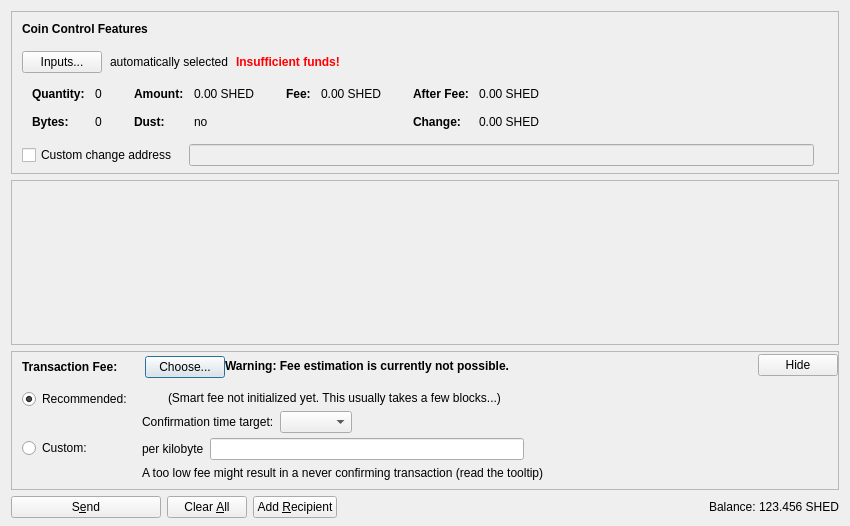
<?xml version="1.0" encoding="UTF-8"?>
<ui version="4.0">
 <class>SendCoinsDialog</class>
 <widget class="QDialog" name="SendCoinsDialog">
  <property name="geometry">
   <rect>
    <x>0</x>
    <y>0</y>
    <width>850</width>
    <height>526</height>
   </rect>
  </property>
  <property name="windowTitle">
   <string>Send Coins</string>
  </property>
  <layout class="QVBoxLayout" name="verticalLayout" stretch="0,1,0,0">
   <property name="bottomMargin">
    <number>8</number>
   </property>
   <item>
    <widget class="QFrame" name="frameCoinControl">
     <property name="sizePolicy">
      <sizepolicy hsizetype="Expanding" vsizetype="Expanding">
       <horstretch>0</horstretch>
       <verstretch>0</verstretch>
      </sizepolicy>
     </property>
     <property name="maximumSize">
      <size>
       <width>16777215</width>
       <height>16777215</height>
      </size>
     </property>
     <property name="frameShape">
      <enum>QFrame::StyledPanel</enum>
     </property>
     <property name="frameShadow">
      <enum>QFrame::Sunken</enum>
     </property>
     <layout class="QVBoxLayout" name="verticalLayoutCoinControl2">
      <property name="spacing">
       <number>0</number>
      </property>
      <property name="leftMargin">
       <number>0</number>
      </property>
      <property name="topMargin">
       <number>0</number>
      </property>
      <property name="rightMargin">
       <number>0</number>
      </property>
      <property name="bottomMargin">
       <number>6</number>
      </property>
      <item>
       <layout class="QVBoxLayout" name="verticalLayoutCoinControl" stretch="0,0,0,0,1">
        <property name="spacing">
         <number>0</number>
        </property>
        <property name="leftMargin">
         <number>10</number>
        </property>
        <property name="topMargin">
         <number>10</number>
        </property>
        <item>
         <layout class="QHBoxLayout" name="horizontalLayoutCoinControl1">
          <property name="bottomMargin">
           <number>15</number>
          </property>
          <item>
           <widget class="QLabel" name="labelCoinControlFeatures">
            <property name="sizePolicy">
             <sizepolicy hsizetype="Preferred" vsizetype="Maximum">
              <horstretch>0</horstretch>
              <verstretch>0</verstretch>
             </sizepolicy>
            </property>
            <property name="font">
             <font>
              <weight>75</weight>
              <bold>true</bold>
             </font>
            </property>
            <property name="styleSheet">
             <string notr="true">font-weight:bold;</string>
            </property>
            <property name="text">
             <string>Coin Control Features</string>
            </property>
           </widget>
          </item>
         </layout>
        </item>
        <item>
         <layout class="QHBoxLayout" name="horizontalLayoutCoinControl2" stretch="0,0,0,0">
          <property name="spacing">
           <number>8</number>
          </property>
          <property name="bottomMargin">
           <number>10</number>
          </property>
          <item>
           <widget class="QPushButton" name="pushButtonCoinControl">
            <property name="styleSheet">
             <string notr="true"/>
            </property>
            <property name="text">
             <string>Inputs...</string>
            </property>
            <property name="autoDefault">
             <bool>false</bool>
            </property>
           </widget>
          </item>
          <item>
           <widget class="QLabel" name="labelCoinControlAutomaticallySelected">
            <property name="text">
             <string>automatically selected</string>
            </property>
            <property name="margin">
             <number>5</number>
            </property>
           </widget>
          </item>
          <item>
           <widget class="QLabel" name="labelCoinControlInsuffFunds">
            <property name="font">
             <font>
              <weight>75</weight>
              <bold>true</bold>
             </font>
            </property>
            <property name="styleSheet">
             <string notr="true">color:red;font-weight:bold;</string>
            </property>
            <property name="text">
             <string>Insufficient funds!</string>
            </property>
            <property name="margin">
             <number>5</number>
            </property>
           </widget>
          </item>
          <item>
           <spacer name="horizontalSpacerCoinControl">
            <property name="orientation">
             <enum>Qt::Horizontal</enum>
            </property>
            <property name="sizeHint" stdset="0">
             <size>
              <width>40</width>
              <height>1</height>
             </size>
            </property>
           </spacer>
          </item>
         </layout>
        </item>
        <item>
         <widget class="QWidget" name="widgetCoinControl" native="true">
          <property name="sizePolicy">
           <sizepolicy hsizetype="Preferred" vsizetype="Preferred">
            <horstretch>0</horstretch>
            <verstretch>0</verstretch>
           </sizepolicy>
          </property>
          <property name="minimumSize">
           <size>
            <width>0</width>
            <height>0</height>
           </size>
          </property>
          <property name="styleSheet">
           <string notr="true"/>
          </property>
          <layout class="QHBoxLayout" name="horizontalLayoutCoinControl5">
           <property name="leftMargin">
            <number>0</number>
           </property>
           <property name="topMargin">
            <number>0</number>
           </property>
           <property name="rightMargin">
            <number>0</number>
           </property>
           <property name="bottomMargin">
            <number>0</number>
           </property>
           <item>
            <layout class="QHBoxLayout" name="horizontalLayoutCoinControl3" stretch="0,0,0,1">
             <property name="spacing">
              <number>20</number>
             </property>
             <property name="topMargin">
              <number>0</number>
             </property>
             <property name="bottomMargin">
              <number>10</number>
             </property>
             <item>
              <layout class="QFormLayout" name="formLayoutCoinControl1">
               <property name="horizontalSpacing">
                <number>10</number>
               </property>
               <property name="verticalSpacing">
                <number>14</number>
               </property>
               <property name="leftMargin">
                <number>10</number>
               </property>
               <property name="topMargin">
                <number>4</number>
               </property>
               <property name="rightMargin">
                <number>6</number>
               </property>
               <item row="0" column="0">
                <widget class="QLabel" name="labelCoinControlQuantityText">
                 <property name="font">
                  <font>
                   <weight>75</weight>
                   <bold>true</bold>
                  </font>
                 </property>
                 <property name="text">
                  <string>Quantity:</string>
                 </property>
                 <property name="margin">
                  <number>0</number>
                 </property>
                </widget>
               </item>
               <item row="0" column="1">
                <widget class="QLabel" name="labelCoinControlQuantity">
                 <property name="cursor">
                  <cursorShape>IBeamCursor</cursorShape>
                 </property>
                 <property name="contextMenuPolicy">
                  <enum>Qt::ActionsContextMenu</enum>
                 </property>
                 <property name="text">
                  <string notr="true">0</string>
                 </property>
                 <property name="margin">
                  <number>0</number>
                 </property>
                 <property name="textInteractionFlags">
                  <set>Qt::LinksAccessibleByMouse|Qt::TextSelectableByKeyboard|Qt::TextSelectableByMouse</set>
                 </property>
                </widget>
               </item>
               <item row="1" column="0">
                <widget class="QLabel" name="labelCoinControlBytesText">
                 <property name="font">
                  <font>
                   <weight>75</weight>
                   <bold>true</bold>
                  </font>
                 </property>
                 <property name="text">
                  <string>Bytes:</string>
                 </property>
                </widget>
               </item>
               <item row="1" column="1">
                <widget class="QLabel" name="labelCoinControlBytes">
                 <property name="cursor">
                  <cursorShape>IBeamCursor</cursorShape>
                 </property>
                 <property name="contextMenuPolicy">
                  <enum>Qt::ActionsContextMenu</enum>
                 </property>
                 <property name="text">
                  <string notr="true">0</string>
                 </property>
                 <property name="textInteractionFlags">
                  <set>Qt::LinksAccessibleByMouse|Qt::TextSelectableByKeyboard|Qt::TextSelectableByMouse</set>
                 </property>
                </widget>
               </item>
              </layout>
             </item>
             <item>
              <layout class="QFormLayout" name="formLayoutCoinControl2">
               <property name="horizontalSpacing">
                <number>10</number>
               </property>
               <property name="verticalSpacing">
                <number>14</number>
               </property>
               <property name="leftMargin">
                <number>6</number>
               </property>
               <property name="topMargin">
                <number>4</number>
               </property>
               <property name="rightMargin">
                <number>6</number>
               </property>
               <item row="0" column="0">
                <widget class="QLabel" name="labelCoinControlAmountText">
                 <property name="font">
                  <font>
                   <weight>75</weight>
                   <bold>true</bold>
                  </font>
                 </property>
                 <property name="text">
                  <string>Amount:</string>
                 </property>
                 <property name="margin">
                  <number>0</number>
                 </property>
                </widget>
               </item>
               <item row="0" column="1">
                <widget class="QLabel" name="labelCoinControlAmount">
                 <property name="cursor">
                  <cursorShape>IBeamCursor</cursorShape>
                 </property>
                 <property name="contextMenuPolicy">
                  <enum>Qt::ActionsContextMenu</enum>
                 </property>
                 <property name="text">
                  <string notr="true">0.00 SHED</string>
                 </property>
                 <property name="textInteractionFlags">
                  <set>Qt::LinksAccessibleByMouse|Qt::TextSelectableByKeyboard|Qt::TextSelectableByMouse</set>
                 </property>
                </widget>
               </item>
               <item row="1" column="0">
                <widget class="QLabel" name="labelCoinControlLowOutputText">
                 <property name="font">
                  <font>
                   <weight>75</weight>
                   <bold>true</bold>
                  </font>
                 </property>
                 <property name="text">
                  <string>Dust:</string>
                 </property>
                </widget>
               </item>
               <item row="1" column="1">
                <widget class="QLabel" name="labelCoinControlLowOutput">
                 <property name="cursor">
                  <cursorShape>IBeamCursor</cursorShape>
                 </property>
                 <property name="contextMenuPolicy">
                  <enum>Qt::ActionsContextMenu</enum>
                 </property>
                 <property name="text">
                  <string notr="true">no</string>
                 </property>
                 <property name="textInteractionFlags">
                  <set>Qt::LinksAccessibleByMouse|Qt::TextSelectableByKeyboard|Qt::TextSelectableByMouse</set>
                 </property>
                </widget>
               </item>
              </layout>
             </item>
             <item>
              <layout class="QFormLayout" name="formLayoutCoinControl3">
               <property name="horizontalSpacing">
                <number>10</number>
               </property>
               <property name="verticalSpacing">
                <number>14</number>
               </property>
               <property name="leftMargin">
                <number>6</number>
               </property>
               <property name="topMargin">
                <number>4</number>
               </property>
               <property name="rightMargin">
                <number>6</number>
               </property>
               <item row="0" column="0">
                <widget class="QLabel" name="labelCoinControlFeeText">
                 <property name="font">
                  <font>
                   <weight>75</weight>
                   <bold>true</bold>
                  </font>
                 </property>
                 <property name="text">
                  <string>Fee:</string>
                 </property>
                 <property name="margin">
                  <number>0</number>
                 </property>
                </widget>
               </item>
               <item row="0" column="1">
                <widget class="QLabel" name="labelCoinControlFee">
                 <property name="cursor">
                  <cursorShape>IBeamCursor</cursorShape>
                 </property>
                 <property name="contextMenuPolicy">
                  <enum>Qt::ActionsContextMenu</enum>
                 </property>
                 <property name="text">
                  <string notr="true">0.00 SHED</string>
                 </property>
                 <property name="textInteractionFlags">
                  <set>Qt::LinksAccessibleByMouse|Qt::TextSelectableByKeyboard|Qt::TextSelectableByMouse</set>
                 </property>
                </widget>
               </item>
              </layout>
             </item>
             <item>
              <layout class="QFormLayout" name="formLayoutCoinControl4">
               <property name="horizontalSpacing">
                <number>10</number>
               </property>
               <property name="verticalSpacing">
                <number>14</number>
               </property>
               <property name="leftMargin">
                <number>6</number>
               </property>
               <property name="topMargin">
                <number>4</number>
               </property>
               <property name="rightMargin">
                <number>6</number>
               </property>
               <item row="0" column="0">
                <widget class="QLabel" name="labelCoinControlAfterFeeText">
                 <property name="font">
                  <font>
                   <weight>75</weight>
                   <bold>true</bold>
                  </font>
                 </property>
                 <property name="text">
                  <string>After Fee:</string>
                 </property>
                 <property name="margin">
                  <number>0</number>
                 </property>
                </widget>
               </item>
               <item row="0" column="1">
                <widget class="QLabel" name="labelCoinControlAfterFee">
                 <property name="cursor">
                  <cursorShape>IBeamCursor</cursorShape>
                 </property>
                 <property name="contextMenuPolicy">
                  <enum>Qt::ActionsContextMenu</enum>
                 </property>
                 <property name="text">
                  <string notr="true">0.00 SHED</string>
                 </property>
                 <property name="textInteractionFlags">
                  <set>Qt::LinksAccessibleByMouse|Qt::TextSelectableByKeyboard|Qt::TextSelectableByMouse</set>
                 </property>
                </widget>
               </item>
               <item row="1" column="0">
                <widget class="QLabel" name="labelCoinControlChangeText">
                 <property name="font">
                  <font>
                   <weight>75</weight>
                   <bold>true</bold>
                  </font>
                 </property>
                 <property name="text">
                  <string>Change:</string>
                 </property>
                </widget>
               </item>
               <item row="1" column="1">
                <widget class="QLabel" name="labelCoinControlChange">
                 <property name="cursor">
                  <cursorShape>IBeamCursor</cursorShape>
                 </property>
                 <property name="contextMenuPolicy">
                  <enum>Qt::ActionsContextMenu</enum>
                 </property>
                 <property name="text">
                  <string notr="true">0.00 SHED</string>
                 </property>
                 <property name="textInteractionFlags">
                  <set>Qt::LinksAccessibleByMouse|Qt::TextSelectableByKeyboard|Qt::TextSelectableByMouse</set>
                 </property>
                </widget>
               </item>
              </layout>
             </item>
            </layout>
           </item>
          </layout>
         </widget>
        </item>
        <item>
         <layout class="QHBoxLayout" name="horizontalLayoutCoinControl4" stretch="0,0,0">
          <property name="spacing">
           <number>12</number>
          </property>
          <property name="sizeConstraint">
           <enum>QLayout::SetDefaultConstraint</enum>
          </property>
          <property name="topMargin">
           <number>5</number>
          </property>
          <property name="rightMargin">
           <number>5</number>
          </property>
          <item>
           <widget class="QCheckBox" name="checkBoxCoinControlChange">
            <property name="toolTip">
             <string>If this is activated, but the change address is empty or invalid, change will be sent to a newly generated address.</string>
            </property>
            <property name="text">
             <string>Custom change address</string>
            </property>
           </widget>
          </item>
          <item>
           <widget class="QValidatedLineEdit" name="lineEditCoinControlChange">
            <property name="enabled">
             <bool>false</bool>
            </property>
            <property name="sizePolicy">
             <sizepolicy hsizetype="Expanding" vsizetype="Fixed">
              <horstretch>0</horstretch>
              <verstretch>0</verstretch>
             </sizepolicy>
            </property>
           </widget>
          </item>
          <item>
           <widget class="QLabel" name="labelCoinControlChangeLabel">
            <property name="sizePolicy">
             <sizepolicy hsizetype="Preferred" vsizetype="Expanding">
              <horstretch>0</horstretch>
              <verstretch>0</verstretch>
             </sizepolicy>
            </property>
            <property name="minimumSize">
             <size>
              <width>0</width>
              <height>0</height>
             </size>
            </property>
            <property name="text">
             <string/>
            </property>
            <property name="margin">
             <number>3</number>
            </property>
           </widget>
          </item>
         </layout>
        </item>
        <item>
         <spacer name="verticalSpacerCoinControl">
          <property name="orientation">
           <enum>Qt::Vertical</enum>
          </property>
          <property name="sizeHint" stdset="0">
           <size>
            <width>800</width>
            <height>1</height>
           </size>
          </property>
         </spacer>
        </item>
       </layout>
      </item>
     </layout>
    </widget>
   </item>
   <item>
    <widget class="QScrollArea" name="scrollArea">
     <property name="widgetResizable">
      <bool>true</bool>
     </property>
     <widget class="QWidget" name="scrollAreaWidgetContents">
      <property name="geometry">
       <rect>
        <x>0</x>
        <y>0</y>
        <width>830</width>
        <height>104</height>
       </rect>
      </property>
      <layout class="QVBoxLayout" name="verticalLayout_2" stretch="0,1">
       <property name="leftMargin">
        <number>0</number>
       </property>
       <property name="topMargin">
        <number>0</number>
       </property>
       <property name="rightMargin">
        <number>0</number>
       </property>
       <property name="bottomMargin">
        <number>0</number>
       </property>
       <item>
        <layout class="QVBoxLayout" name="entries">
         <property name="spacing">
          <number>6</number>
         </property>
        </layout>
       </item>
       <item>
        <spacer name="verticalSpacer">
         <property name="orientation">
          <enum>Qt::Vertical</enum>
         </property>
         <property name="sizeHint" stdset="0">
          <size>
           <width>20</width>
           <height>40</height>
          </size>
         </property>
        </spacer>
       </item>
      </layout>
     </widget>
    </widget>
   </item>
   <item>
    <widget class="QFrame" name="frameFee">
     <property name="sizePolicy">
      <sizepolicy hsizetype="Expanding" vsizetype="Expanding">
       <horstretch>0</horstretch>
       <verstretch>0</verstretch>
      </sizepolicy>
     </property>
     <property name="maximumSize">
      <size>
       <width>16777215</width>
       <height>16777215</height>
      </size>
     </property>
     <property name="frameShape">
      <enum>QFrame::StyledPanel</enum>
     </property>
     <property name="frameShadow">
      <enum>QFrame::Sunken</enum>
     </property>
     <layout class="QVBoxLayout" name="verticalLayoutFee1">
      <property name="spacing">
       <number>0</number>
      </property>
      <property name="leftMargin">
       <number>0</number>
      </property>
      <property name="topMargin">
       <number>0</number>
      </property>
      <property name="rightMargin">
       <number>0</number>
      </property>
      <property name="bottomMargin">
       <number>0</number>
      </property>
      <item>
       <layout class="QVBoxLayout" name="verticalLayoutFee2" stretch="0,0,0">
        <property name="spacing">
         <number>0</number>
        </property>
        <property name="leftMargin">
         <number>10</number>
        </property>
        <property name="topMargin">
         <number>0</number>
        </property>
        <item>
         <layout class="QHBoxLayout" name="horizontalLayoutFee1">
          <property name="bottomMargin">
           <number>0</number>
          </property>
          <item>
           <layout class="QVBoxLayout" name="verticalLayoutFee7">
            <property name="spacing">
             <number>0</number>
            </property>
            <item>
             <spacer name="verticalSpacerSmartFee">
              <property name="orientation">
               <enum>Qt::Vertical</enum>
              </property>
              <property name="sizeType">
               <enum>QSizePolicy::Fixed</enum>
              </property>
              <property name="sizeHint" stdset="0">
               <size>
                <width>1</width>
                <height>4</height>
               </size>
              </property>
             </spacer>
            </item>
            <item>
             <layout class="QHBoxLayout" name="horizontalLayoutSmartFee">
              <property name="spacing">
               <number>10</number>
              </property>
              <item>
               <widget class="QLabel" name="labelFeeHeadline">
                <property name="sizePolicy">
                 <sizepolicy hsizetype="Preferred" vsizetype="Maximum">
                  <horstretch>0</horstretch>
                  <verstretch>0</verstretch>
                 </sizepolicy>
                </property>
                <property name="font">
                 <font>
                  <weight>75</weight>
                  <bold>true</bold>
                 </font>
                </property>
                <property name="styleSheet">
                 <string notr="true">font-weight:bold;</string>
                </property>
                <property name="text">
                 <string>Transaction Fee:</string>
                </property>
               </widget>
              </item>
              <item>
               <widget class="QLabel" name="labelFeeMinimized">
                <property name="text">
                 <string/>
                </property>
               </widget>
              </item>
              <item>
               <widget class="QPushButton" name="buttonChooseFee">
                <property name="text">
                 <string>Choose...</string>
                </property>
               </widget>
              </item>
             </layout>
            </item>
            <item>
             <spacer name="verticalSpacer_5">
              <property name="orientation">
               <enum>Qt::Vertical</enum>
              </property>
              <property name="sizeHint" stdset="0">
               <size>
                <width>1</width>
                <height>1</height>
               </size>
              </property>
             </spacer>
            </item>
           </layout>
          </item>
          <item>
           <widget class="QLabel" name="fallbackFeeWarningLabel">
            <property name="toolTip">
             <string>Using the fallbackfee can result in sending a transaction that will take several hours or days (or never) to confirm. Consider choosing your fee manually or wait until you have validated the complete chain.</string>
            </property>
            <property name="font">
            <font>
                <weight>75</weight>
                <bold>true</bold>
            </font>
            </property>
            <property name="text">
             <string>Warning: Fee estimation is currently not possible.</string>
            </property>
            <property name="wordWrap">
             <bool>false</bool>
            </property>
           </widget>
          </item>
          <item>
           <spacer name="horizontalSpacer_4">
            <property name="orientation">
             <enum>Qt::Horizontal</enum>
            </property>
            <property name="sizeType">
             <enum>QSizePolicy::MinimumExpanding</enum>
            </property>
            <property name="sizeHint" stdset="0">
             <size>
              <width>40</width>
              <height>20</height>
             </size>
            </property>
           </spacer>
          </item>
          <item>
           <widget class="QPushButton" name="buttonMinimizeFee">
            <property name="toolTip">
             <string>collapse fee-settings</string>
            </property>
            <property name="text">
             <string>Hide</string>
            </property>
           </widget>
          </item>
         </layout>
        </item>
        <item>
         <widget class="QFrame" name="frameFeeSelection">
          <layout class="QVBoxLayout" name="verticalLayoutFee12">
           <property name="spacing">
            <number>0</number>
           </property>
           <property name="leftMargin">
            <number>0</number>
           </property>
           <property name="topMargin">
            <number>0</number>
           </property>
           <property name="rightMargin">
            <number>0</number>
           </property>
           <property name="bottomMargin">
            <number>0</number>
           </property>
           <item>
            <layout class="QGridLayout" name="gridLayoutFee">
             <property name="topMargin">
              <number>10</number>
             </property>
             <property name="bottomMargin">
              <number>4</number>
             </property>
             <property name="horizontalSpacing">
              <number>10</number>
             </property>
             <property name="verticalSpacing">
              <number>4</number>
             </property>
             <item row="1" column="1">
              <layout class="QVBoxLayout" name="verticalLayoutFee8">
               <property name="spacing">
                <number>6</number>
               </property>
               <item>
                <layout class="QHBoxLayout" name="horizontalLayoutFee13">
                 <item>
                  <widget class="QLabel" name="labelCustomPerKilobyte">
                   <property name="toolTip">
                    <string>Specify a custom fee per kB (1,000 bytes) of the transaction's virtual size.

Note:  Since the fee is calculated on a per-byte basis, a fee of "100 satoshis per kB" for a transaction size of 500 bytes (half of 1 kB) would ultimately yield a fee of only 50 satoshis.</string>
                   </property>
                   <property name="text">
                    <string>per kilobyte</string>
                   </property>
                  </widget>
                 </item>
                 <item>
                  <widget class="BitcoinAmountField" name="customFee"/>
                 </item>
                 <item>
                  <spacer name="horizontalSpacer_6">
                   <property name="orientation">
                    <enum>Qt::Horizontal</enum>
                   </property>
                   <property name="sizeHint" stdset="0">
                    <size>
                     <width>1</width>
                     <height>1</height>
                    </size>
                   </property>
                  </spacer>
                 </item>
                </layout>
               </item>
               <item>
                <layout class="QHBoxLayout" name="horizontalLayoutFee8">
                 <item>
                  <widget class="QLabel" name="labelCustomFeeWarning">
                   <property name="enabled">
                    <bool>true</bool>
                   </property>
                   <property name="toolTip">
                    <string>When there is less transaction volume than space in the blocks, miners as well as relaying nodes may enforce a minimum fee. Paying only this minimum fee is just fine, but be aware that this can result in a never confirming transaction once there is more demand for mobshed transactions than the network can process.</string>
                   </property>
                   <property name="text">
                    <string>A too low fee might result in a never confirming transaction (read the tooltip)</string>
                   </property>
                  </widget>
                 </item>
                 <item>
                  <spacer name="horizontalSpacer_2">
                   <property name="orientation">
                    <enum>Qt::Horizontal</enum>
                   </property>
                   <property name="sizeHint" stdset="0">
                    <size>
                     <width>1</width>
                     <height>1</height>
                    </size>
                   </property>
                  </spacer>
                 </item>
                </layout>
               </item>
              </layout>
             </item>
             <item row="0" column="0">
              <layout class="QVBoxLayout" name="verticalLayoutFee4" stretch="0,1">
               <item>
                <widget class="QRadioButton" name="radioSmartFee">
                 <property name="text">
                  <string>Recommended:</string>
                 </property>
                 <property name="checked">
                  <bool>true</bool>
                 </property>
                 <attribute name="buttonGroup">
                  <string notr="true">groupFee</string>
                 </attribute>
                </widget>
               </item>
               <item>
                <spacer name="verticalSpacer_2">
                 <property name="orientation">
                  <enum>Qt::Vertical</enum>
                 </property>
                 <property name="sizeHint" stdset="0">
                  <size>
                   <width>1</width>
                   <height>1</height>
                  </size>
                 </property>
                </spacer>
               </item>
              </layout>
             </item>
             <item row="1" column="0">
              <layout class="QVBoxLayout" name="verticalLayoutFee9" stretch="0,1">
               <item>
                <widget class="QRadioButton" name="radioCustomFee">
                 <property name="text">
                  <string>Custom:</string>
                 </property>
                 <attribute name="buttonGroup">
                  <string notr="true">groupFee</string>
                 </attribute>
                </widget>
               </item>
               <item>
                <spacer name="verticalSpacer_6">
                 <property name="orientation">
                  <enum>Qt::Vertical</enum>
                 </property>
                 <property name="sizeHint" stdset="0">
                  <size>
                   <width>1</width>
                   <height>1</height>
                  </size>
                 </property>
                </spacer>
               </item>
              </layout>
             </item>
             <item row="0" column="1">
              <layout class="QVBoxLayout" name="verticalLayoutFee3" stretch="0,0,1">
               <property name="spacing">
                <number>6</number>
               </property>
               <property name="topMargin">
                <number>2</number>
               </property>
               <item>
                <layout class="QHBoxLayout" name="horizontalLayoutFee12">
                 <item>
                  <widget class="QLabel" name="labelSmartFee">
                   <property name="text">
                    <string/>
                   </property>
                  </widget>
                 </item>
                 <item>
                  <widget class="QLabel" name="labelFeeEstimation">
                   <property name="text">
                    <string/>
                   </property>
                  </widget>
                 </item>
                 <item>
                  <widget class="QLabel" name="labelSmartFee2">
                   <property name="text">
                    <string>(Smart fee not initialized yet. This usually takes a few blocks...)</string>
                   </property>
                  </widget>
                 </item>
                 <item>
                  <spacer name="horizontalSpacer_5">
                   <property name="orientation">
                    <enum>Qt::Horizontal</enum>
                   </property>
                   <property name="sizeHint" stdset="0">
                    <size>
                     <width>1</width>
                     <height>1</height>
                    </size>
                   </property>
                  </spacer>
                 </item>
                </layout>
               </item>
               <item>
                <layout class="QHBoxLayout" name="horizontalLayoutFee9">
                 <item>
                  <layout class="QVBoxLayout" name="verticalLayoutFee6">
                   <item>
                    <widget class="QLabel" name="labelSmartFee3">
                     <property name="text">
                      <string>Confirmation time target:</string>
                     </property>
                    </widget>
                   </item>
                  </layout>
                 </item>
                 <item>
                  <layout class="QVBoxLayout" name="verticalLayoutFee5">
                   <property name="rightMargin">
                    <number>30</number>
                   </property>
                   <item>
                    <layout class="QHBoxLayout" name="horizontalLayoutConfTarget">
                     <property name="bottomMargin">
                      <number>0</number>
                     </property>
                     <item>
                      <widget class="QComboBox" name="confTargetSelector"/>
                     </item>
                     <item>
                      <spacer name="horizontalSpacerConfTarget">
                       <property name="orientation">
                        <enum>Qt::Horizontal</enum>
                       </property>
                       <property name="sizeHint" stdset="0">
                        <size>
                         <width>40</width>
                         <height>20</height>
                        </size>
                       </property>
                      </spacer>
                     </item>
                    </layout>
                   </item>
                  </layout>
                 </item>
                </layout>
               </item>
               <item>
                <spacer name="verticalSpacer_4">
                 <property name="orientation">
                  <enum>Qt::Vertical</enum>
                 </property>
                 <property name="sizeHint" stdset="0">
                  <size>
                   <width>1</width>
                   <height>1</height>
                  </size>
                 </property>
                </spacer>
               </item>
              </layout>
             </item>
            </layout>
           </item>
          </layout>
         </widget>
        </item>
        <item>
         <spacer name="verticalSpacerFee">
          <property name="orientation">
           <enum>Qt::Vertical</enum>
          </property>
          <property name="sizeHint" stdset="0">
           <size>
            <width>40</width>
            <height>5</height>
           </size>
          </property>
         </spacer>
        </item>
       </layout>
      </item>
     </layout>
    </widget>
   </item>
   <item>
    <layout class="QHBoxLayout" name="horizontalLayout">
     <item>
      <widget class="QPushButton" name="sendButton">
       <property name="minimumSize">
        <size>
         <width>150</width>
         <height>0</height>
        </size>
       </property>
       <property name="toolTip">
        <string>Confirm the send action</string>
       </property>
       <property name="text">
        <string>S&amp;end</string>
       </property>
       <property name="icon">
        <iconset resource="../bitcoin.qrc">
         <normaloff>:/icons/send</normaloff>:/icons/send</iconset>
       </property>
       <property name="autoDefault">
        <bool>false</bool>
       </property>
       <property name="default">
        <bool>false</bool>
       </property>
      </widget>
     </item>
     <item>
      <widget class="QPushButton" name="clearButton">
       <property name="sizePolicy">
        <sizepolicy hsizetype="Minimum" vsizetype="Fixed">
         <horstretch>0</horstretch>
         <verstretch>0</verstretch>
        </sizepolicy>
       </property>
       <property name="toolTip">
        <string>Clear all fields of the form.</string>
       </property>
       <property name="text">
        <string>Clear &amp;All</string>
       </property>
       <property name="icon">
        <iconset resource="../bitcoin.qrc">
         <normaloff>:/icons/remove</normaloff>:/icons/remove</iconset>
       </property>
       <property name="autoDefault">
        <bool>false</bool>
       </property>
      </widget>
     </item>
     <item>
      <widget class="QPushButton" name="addButton">
       <property name="toolTip">
        <string>Send to multiple recipients at once</string>
       </property>
       <property name="text">
        <string>Add &amp;Recipient</string>
       </property>
       <property name="icon">
        <iconset resource="../bitcoin.qrc">
         <normaloff>:/icons/add</normaloff>:/icons/add</iconset>
       </property>
       <property name="autoDefault">
        <bool>false</bool>
       </property>
      </widget>
     </item>
     <item>
      <spacer name="horizontalSpacer">
       <property name="orientation">
        <enum>Qt::Horizontal</enum>
       </property>
       <property name="sizeHint" stdset="0">
        <size>
         <width>40</width>
         <height>20</height>
        </size>
       </property>
      </spacer>
     </item>
     <item>
      <layout class="QHBoxLayout" name="horizontalLayout_2">
       <property name="spacing">
        <number>3</number>
       </property>
       <item>
        <widget class="QLabel" name="label">
         <property name="sizePolicy">
          <sizepolicy hsizetype="Preferred" vsizetype="Fixed">
           <horstretch>0</horstretch>
           <verstretch>0</verstretch>
          </sizepolicy>
         </property>
         <property name="text">
          <string>Balance:</string>
         </property>
        </widget>
       </item>
       <item>
        <widget class="QLabel" name="labelBalance">
         <property name="sizePolicy">
          <sizepolicy hsizetype="Preferred" vsizetype="Fixed">
           <horstretch>0</horstretch>
           <verstretch>0</verstretch>
          </sizepolicy>
         </property>
         <property name="cursor">
          <cursorShape>IBeamCursor</cursorShape>
         </property>
         <property name="text">
          <string notr="true">123.456 SHED</string>
         </property>
         <property name="textInteractionFlags">
          <set>Qt::LinksAccessibleByMouse|Qt::TextSelectableByKeyboard|Qt::TextSelectableByMouse</set>
         </property>
        </widget>
       </item>
      </layout>
     </item>
    </layout>
   </item>
  </layout>
 </widget>
 <customwidgets>
  <customwidget>
   <class>QValidatedLineEdit</class>
   <extends>QLineEdit</extends>
   <header>qt/qvalidatedlineedit.h</header>
  </customwidget>
  <customwidget>
   <class>BitcoinAmountField</class>
   <extends>QLineEdit</extends>
   <header>qt/bitcoinamountfield.h</header>
   <container>1</container>
  </customwidget>
 </customwidgets>
 <resources>
  <include location="../bitcoin.qrc"/>
 </resources>
 <connections/>
 <buttongroups>
  <buttongroup name="groupFee"/>
 </buttongroups>
</ui>
